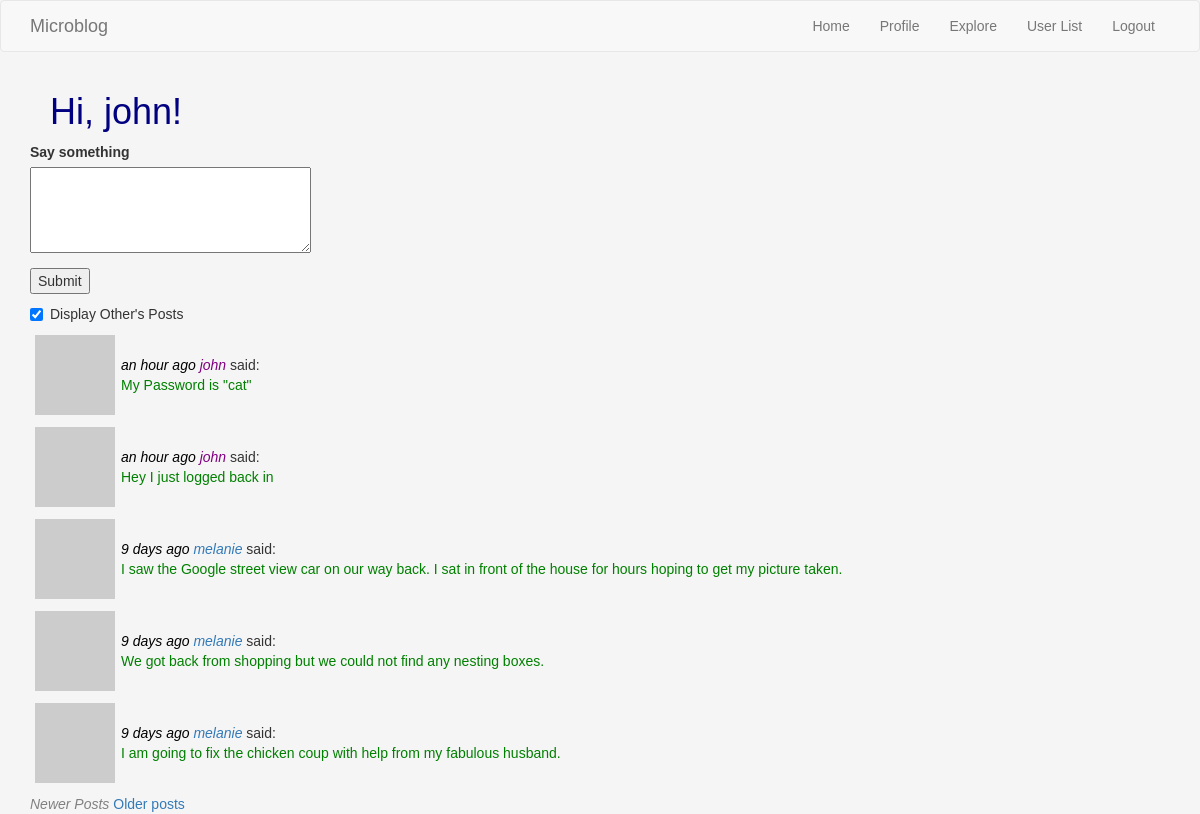
The app's page /index (signed in) with its own data.
### webapp/models.py (models this page shows, shortened)
class User(UserMixin, db.Model):
    id = db.Column(db.Integer, primary_key=True)
    username = db.Column(db.String(64), index=True, unique=True)
    email = db.Column(db.String(120), index=True, unique=True)
    password_hash = db.Column(db.String(128))
    posts = db.relationship('Post', backref='author', lazy='dynamic')
    about_me = db.Column(db.String(140))
    last_seen = db.Column(db.DateTime, default=datetime.utcnow)
    followed = db.relationship(
        'User', secondary=followers,
        primaryjoin=(followers.c.follower_id == id),
        secondaryjoin=(followers.c.followed_id == id),
        backref=db.backref('followers', lazy='dynamic'), lazy='dynamic')
    def followed_posts(self):
        followed = Post.query.join(
            followers, (followers.c.followed_id == Post.user_id)).filter(
                followers.c.follower_id == self.id)
        own = Post.query.filter_by(user_id=self.id)
        return followed.union(own).order_by(Post.timestamp.desc())
    def avatar(self, size):
        digest = md5(self.email.lower().encode('utf-8')).hexdigest()
        return 'https://www.gravatar.com/avatar/{}?d=identicon&s={}'.format(digest, size)

class Post(db.Model):
    id = db.Column(db.Integer, primary_key=True)
    body = db.Column(db.String(140))
    timestamp = db.Column(db.DateTime, index=True, default=datetime.utcnow)
    user_id = db.Column(db.Integer, db.ForeignKey('user.id'))

### webapp/routes.py (the view)
@webapp.route('/', methods=['GET', 'POST'])
@webapp.route('/index', methods=['GET', 'POST'])
@login_required
def index():
    form = PostForm()
    print("form =", id(form), id(form.post))
    print(f"post.data = {form.post.data}")
    if form.validate_on_submit():
        post = Post(body=form.post.data, author=current_user)
        db.session.add(post)
        db.session.commit()
        flash(_('Your post is now live!'))
        return redirect(url_for('index'))
    page = request.args.get('page', 1, type=int)
    c_others = "yes" if webapp.config['BLOG_SHOW_OTHERS'] else "yes"
    others = request.args.get('others', c_others, type=str)
    print(f"In index: <{page}, {others}>")
    print(type(others))
    if others == "yes":
        posts = current_user.followed_posts().paginate(page=page,
                                                       per_page=webapp.config['POSTS_PER_PAGE'],
                                                       error_out=False)
    else:
        posts = current_user.user_posts().paginate(page=page,
                                                   per_page=webapp.config['POSTS_PER_PAGE'],
                                                   error_out=False)
    next_url = url_for('index', page=posts.next_num, others=others) \
        if posts.has_next else None
    prev_url = url_for('index', page=posts.prev_num, others=others) \
        if posts.has_prev else None
    print("About to render template")
    print(f'others = {others}')
    return render_template("index.html",
                           title='Home Page',
                           form=form,
                           posts=posts,
                           others=others,
                           next_url=next_url,
                           prev_url=prev_url)

### webapp/forms.py
class PostForm(FlaskForm):
    post = TextAreaField('Say something', validators=[
        DataRequired(), Length(min=1, max=140)])
    submit = SubmitField('Submit')

### webapp/models.py (called while the page is built)
@login.user_loader
def load_user(id):
    return User.query.get(int(id))

### webapp/routes.py (called while the page is built)
@webapp.before_request
def before_request():
    if current_user.is_authenticated:
        current_user.last_seen = datetime.utcnow()
        db.session.commit()

### webapp/templates/index.html (shortened to what this page needs)
{% extends "base.html" %}
{% import 'bootstrap/wtf.html' as wtf %}
{% block app_content %}
    <h1>Hi, {{ current_user.username }}!</h1>
    {% if form %}
        <form action="" method="post">
            <p>
                {{ form.post.label }}<br>
                {{ form.post(cols=32, rows=4) }}<br>
            </p>
            <p>{{ form.submit() }}</p>
        </form>
    {% endif %}
    {% if others %}
        <div class="checkbox">
            <label>
                {% if others == "yes" %}
                    <input id="others_check" type="checkbox" onclick="testFunc()" checked>  Display Other's Posts
                {% else %}
                    <input id="others_check" type="checkbox" onclick="testFunc()">  Display Other's Posts
                {% endif %}
            </label>
        </div>
    {% endif %}
    {% for post in posts %}
    <p>
        {% include '_post.html' %}
    </p>
    {% endfor %}
    {% if prev_url %}
        <a href="{{ prev_url }}">Newer posts</a>
    {% else %}
        <span class="non_active_link">Newer Posts</span>
    {% endif %}
    {% if next_url %}
        <a href="{{ next_url }}">Older posts</a>
    {% else %}
        <span class="non_active_link">Older Posts</span>
    {% endif %}
{% endblock %}

### webapp/templates/_post.html
<table>
    <tr class="blog">
        <td class="blog"><img src="{{ post.author.avatar(36) }}"></td>
        <td class="blog"><span class="blogname">
            <span class="timestamp">{{ moment(post.timestamp).fromNow() }}</span>
            {% if current_user.username != post.author.username %}
            <a href="{{  url_for('user', username=post.author.username) }}"> {{ post.author.username }} </a></span>
            {% else %}
                {{ post.author.username }}
            {% endif %} </span>
            said: <br><span class="blogpost"> {{  post.body }}</span></td>
    </tr>
</table>

### webapp/static/css/mystyle.css (style rules this page uses)
body { background-color: whitesmoke; font-family: Verdana, Arial, Helvetica, sans-serif; }
h1 { color: navy; margin-left: 20px; }
.blog { vertical-align:center }
.blogname { color: purple; font-style: italic; }
.blogpost { color:green; }
td.blog { padding: 5px; padding-bottom: 1px; padding-top: 1px; padding-right: 1px; }
.timestamp { color: black; font-style: italic; }
.non_active_link { color: gray; font-style: italic; }

### records on screen
User: username "john"
Post: timestamp "an hour ago", author.username "john", body "My Password is \"cat\""
Post: timestamp "an hour ago", author.username "john", body "Hey I just logged back in"
Post: timestamp "9 days ago", author.username "melanie", body "I saw the Google street view car on our way back. I sat in front of the house for hours hoping to get my picture taken."
Post: timestamp "9 days ago", author.username "melanie", body "We got back from shopping but we could not find any nesting boxes."
Post: timestamp "9 days ago", author.username "melanie", body "I am going to fix the chicken coup with help from my fabulous husband."
